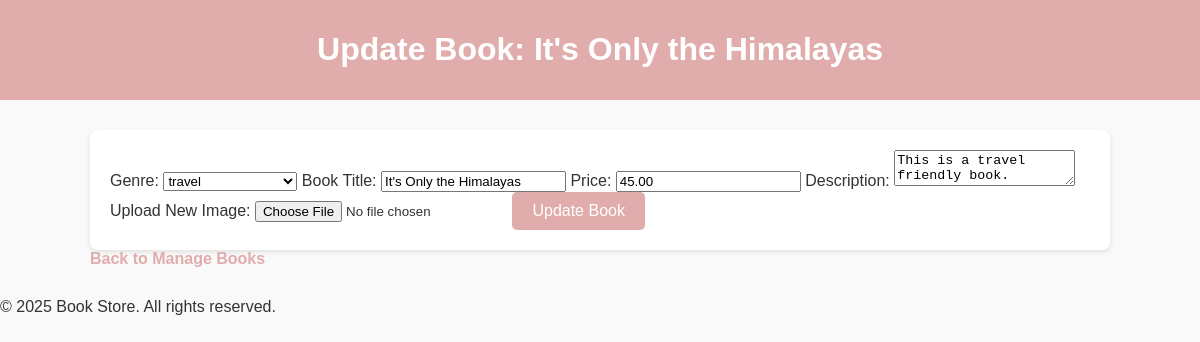
Page /book/update/1/ (signed in) on the committed database.
### book/models.py (models this page shows, shortened)
class Book(models.Model):
    title = models.CharField(max_length=200)
    genre = models.ForeignKey(Genre, on_delete=models.CASCADE, related_name="books")
    price = models.DecimalField(max_digits=6, decimal_places=2)
    description = models.TextField(blank=True)
    image = models.ImageField(upload_to='book_images/', blank=True, null=True)

class Genre(models.Model):
    name = models.CharField(max_length=100, unique=True)

### book/views.py (the view)
        def _wrapped_view(request, *args, **kwargs):
            user_role = getattr(request.user, 'role', None)
            if user_role not in roles:
                return HttpResponse('Unauthorized access', status=403)
            return view_func(request, *args, **kwargs)

### book/forms.py
class BookForm(forms.ModelForm):
    class Meta:
        model = Book
        fields = ['title', 'genre', 'price', 'description', 'image']
        widgets = {
            'title': forms.TextInput(attrs={'class': 'form-control'}),
            'price': forms.NumberInput(attrs={'class': 'form-control'}),
            'description': forms.Textarea(attrs={'class': 'form-control', 'rows': 4}),
            'image': forms.ClearableFileInput(attrs={'class': 'form-control'}),
            'genre': forms.Select(attrs={'class': 'form-control'}),
        }

### book/views.py (called while the page is built)
def role_required(roles):
    def decorator(view_func):
        def _wrapped_view(request, *args, **kwargs):
            user_role = getattr(request.user, 'role', None)
            if user_role not in roles:
                return HttpResponse('Unauthorized access', status=403)
            return view_func(request, *args, **kwargs)
        return _wrapped_view
    return decorator

@login_required
@role_required(['admin', 'superadmin'])
def update_book(request, book_id):
    book = get_object_or_404(Book, id=book_id)
    genres = Genre.objects.all()  # Fetch all genres for the dropdown
    if request.method == 'POST':
        form = BookForm(request.POST, instance=book)
        if form.is_valid():
            form.save()
            messages.success(request, 'Book updated successfully!')
            return redirect('/book/manage/')  # Redirect to the manage books page
        else:
            messages.error(request, 'There was an error updating the book. Please try again.')
    else:
        form = BookForm(instance=book)
    return render(request, 'book/update_book.html', {
        'form': form,
        'book': book,
        'genres': genres,  # Pass genres to the template
    })

### book/templates/book/update_book.html (shortened to what this page needs)
{% load static %}
<!DOCTYPE html>
<html lang="en">
<head>
    <link rel="stylesheet" href="{% static 'book/css/styles.css' %}">
</head>
<body>
    <header>
        <h1>Update Book: {{ book.title }}</h1>
    </header>
    <div class="container">
        <form method="POST" enctype="multipart/form-data">
            <label for="genre">Genre:</label>
            <select name="genre" id="genre" required>
                {% for genre in genres %}
                    <option value="{{ genre.id }}" {% if book.genre.id == genre.id %}selected{% endif %}>{{ genre.name }}</option>
                {% endfor %}
            </select>
            <label for="title">Book Title:</label>
            <input type="text" name="title" id="title" value="{{ book.title }}" required>
            <label for="price">Price:</label>
            <input type="number" name="price" id="price" value="{{ book.price }}" required step="0.01">
            <label for="description">Description:</label>
            <textarea name="description" id="description" required>{{ book.description }}</textarea>
            <label for="image">Upload New Image:</label>
            <input type="file" name="image" id="image">
            <button type="submit">Update Book</button>
        </form>
        <div class="links">
            <a href="{% url 'manage_books' %}">Back to Manage Books</a>
        </div>
    </div>
    <footer>
        <p>&copy; 2025 Book Store. All rights reserved.</p>
    </footer>
</body>
</html>

### book/static/book/css/styles.css (style rules this page uses)
body { font-family: Arial, sans-serif; background-color: #f9f9f9; color: #333; margin: 0; padding: 0; }
header { background-color: #e1acac; color: #ffffff; padding: 10px 0; text-align: center; font-size: 1rem; }
.container { width: 85%; margin: 30px auto; }
form { background-color: #ffffff; padding: 20px; border-radius: 8px; box-shadow: 0 2px 5px rgba(0, 0, 0, 0.1); margin-top: 20px; }
button { background-color: #e1acac; color: white; padding: 10px 20px; border: none; border-radius: 5px; cursor: pointer; font-size: 1rem; }
.links a { color: #e1acac; text-decoration: none; font-weight: bold; }

### rows in the picture
Book: title "It's Only the Himalayas", genre "travel", price "45.00", description "This is a travel friendly book."
